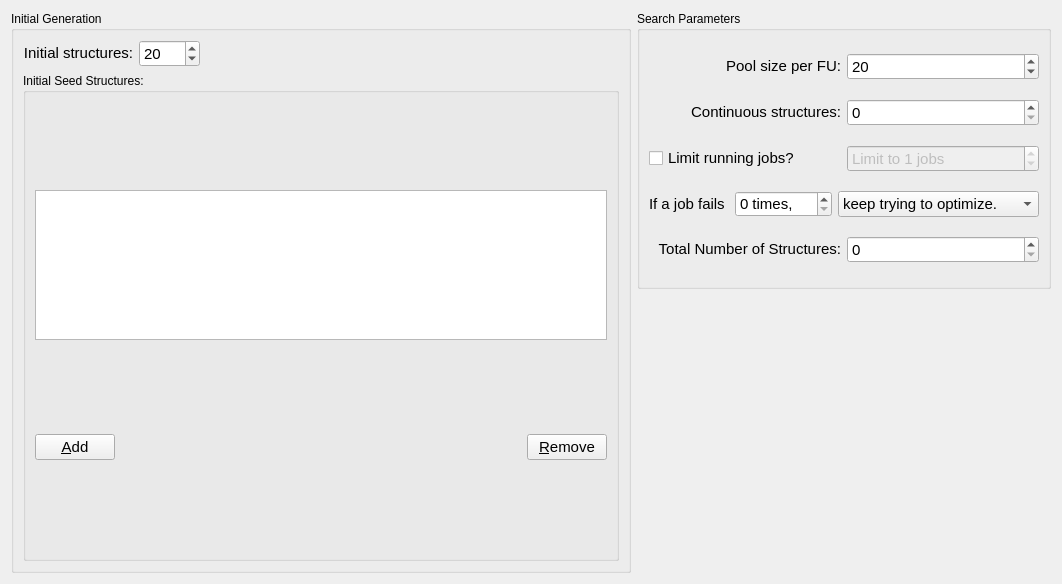
<?xml version="1.0" encoding="UTF-8"?>
<ui version="4.0">
 <class>TabMolecularOpt</class>
 <widget class="QWidget" name="TabMolecularOpt">
  <property name="geometry">
   <rect>
    <x>0</x>
    <y>0</y>
    <width>1062</width>
    <height>584</height>
   </rect>
  </property>
  <property name="windowTitle">
   <string>Form</string>
  </property>
  <layout class="QGridLayout" name="gridLayout_10">
   <item row="0" column="0" rowspan="2">
    <widget class="QGroupBox" name="groupBox_3">
     <property name="sizePolicy">
      <sizepolicy hsizetype="Preferred" vsizetype="MinimumExpanding">
       <horstretch>0</horstretch>
       <verstretch>0</verstretch>
      </sizepolicy>
     </property>
     <property name="title">
      <string>Initial Generation</string>
     </property>
     <layout class="QGridLayout" name="gridLayout_12">
      <item row="0" column="1">
       <widget class="QSpinBox" name="spin_numInitial">
        <property name="sizePolicy">
         <sizepolicy hsizetype="Maximum" vsizetype="Fixed">
          <horstretch>0</horstretch>
          <verstretch>0</verstretch>
         </sizepolicy>
        </property>
        <property name="minimumSize">
         <size>
          <width>0</width>
          <height>21</height>
         </size>
        </property>
        <property name="font">
         <font>
          <pointsize>11</pointsize>
         </font>
        </property>
        <property name="toolTip">
         <string>Number of initial structures to use in first generation.
</string>
        </property>
        <property name="maximum">
         <number>9999</number>
        </property>
        <property name="value">
         <number>20</number>
        </property>
       </widget>
      </item>
      <item row="0" column="2">
       <spacer name="horizontalSpacer_3">
        <property name="orientation">
         <enum>Qt::Horizontal</enum>
        </property>
        <property name="sizeHint" stdset="0">
         <size>
          <width>132</width>
          <height>20</height>
         </size>
        </property>
       </spacer>
      </item>
      <item row="0" column="0">
       <widget class="QLabel" name="label_9">
        <property name="sizePolicy">
         <sizepolicy hsizetype="Fixed" vsizetype="Fixed">
          <horstretch>0</horstretch>
          <verstretch>0</verstretch>
         </sizepolicy>
        </property>
        <property name="font">
         <font>
          <pointsize>11</pointsize>
         </font>
        </property>
        <property name="toolTip">
         <string>Number of initial structures / number of structures to keep in queue for continuous mode.

Default: 20
</string>
        </property>
        <property name="text">
         <string>Initial structures:</string>
        </property>
        <property name="alignment">
         <set>Qt::AlignRight|Qt::AlignTrailing|Qt::AlignVCenter</set>
        </property>
        <property name="buddy">
         <cstring>spin_numInitial</cstring>
        </property>
       </widget>
      </item>
      <item row="1" column="0" colspan="3">
       <widget class="QGroupBox" name="groupBox_2">
        <property name="title">
         <string>Initial Seed Structures:</string>
        </property>
        <layout class="QGridLayout" name="gridLayout_3">
         <item row="0" column="0" colspan="3">
          <widget class="QListWidget" name="list_seeds">
           <property name="sizePolicy">
            <sizepolicy hsizetype="MinimumExpanding" vsizetype="MinimumExpanding">
             <horstretch>0</horstretch>
             <verstretch>0</verstretch>
            </sizepolicy>
           </property>
           <property name="maximumSize">
            <size>
             <width>16777215</width>
             <height>150</height>
            </size>
           </property>
           <property name="font">
            <font>
             <pointsize>11</pointsize>
            </font>
           </property>
           <property name="toolTip">
            <string>Load any initial seed structures here.</string>
           </property>
          </widget>
         </item>
         <item row="1" column="0">
          <widget class="QPushButton" name="push_addSeed">
           <property name="sizePolicy">
            <sizepolicy hsizetype="Fixed" vsizetype="Fixed">
             <horstretch>0</horstretch>
             <verstretch>0</verstretch>
            </sizepolicy>
           </property>
           <property name="font">
            <font>
             <pointsize>11</pointsize>
            </font>
           </property>
           <property name="text">
            <string>&amp;Add</string>
           </property>
          </widget>
         </item>
         <item row="1" column="2">
          <widget class="QPushButton" name="push_removeSeed">
           <property name="sizePolicy">
            <sizepolicy hsizetype="Fixed" vsizetype="Fixed">
             <horstretch>0</horstretch>
             <verstretch>0</verstretch>
            </sizepolicy>
           </property>
           <property name="font">
            <font>
             <pointsize>11</pointsize>
            </font>
           </property>
           <property name="text">
            <string>&amp;Remove</string>
           </property>
          </widget>
         </item>
         <item row="1" column="1">
          <spacer name="horizontalSpacer">
           <property name="orientation">
            <enum>Qt::Horizontal</enum>
           </property>
           <property name="sizeHint" stdset="0">
            <size>
             <width>40</width>
             <height>20</height>
            </size>
           </property>
          </spacer>
         </item>
        </layout>
       </widget>
      </item>
     </layout>
    </widget>
   </item>
   <item row="0" column="1">
    <widget class="QGroupBox" name="groupBox_4">
     <property name="title">
      <string>Search Parameters</string>
     </property>
     <layout class="QGridLayout" name="gridLayout_8">
      <item row="0" column="0">
       <widget class="QLabel" name="label_26">
        <property name="sizePolicy">
         <sizepolicy hsizetype="Preferred" vsizetype="Fixed">
          <horstretch>0</horstretch>
          <verstretch>0</verstretch>
         </sizepolicy>
        </property>
        <property name="font">
         <font>
          <pointsize>11</pointsize>
         </font>
        </property>
        <property name="toolTip">
         <string>Number of structures to be considered for genetic operations.

Structures are chosen for genetic operations based on a weighted probability list, such that the lowest enthalpy structures have the greatest probability of being chosen. The number specified here is used to determine how many of the lowest enthalpy structures will have a non-zero probability.

Default: 60</string>
        </property>
        <property name="text">
         <string>Pool size per FU:</string>
        </property>
        <property name="alignment">
         <set>Qt::AlignRight|Qt::AlignTrailing|Qt::AlignVCenter</set>
        </property>
        <property name="buddy">
         <cstring>spin_popSize</cstring>
        </property>
       </widget>
      </item>
      <item row="0" column="1">
       <widget class="QSpinBox" name="spin_popSize">
        <property name="sizePolicy">
         <sizepolicy hsizetype="Minimum" vsizetype="Fixed">
          <horstretch>0</horstretch>
          <verstretch>0</verstretch>
         </sizepolicy>
        </property>
        <property name="minimumSize">
         <size>
          <width>0</width>
          <height>21</height>
         </size>
        </property>
        <property name="font">
         <font>
          <pointsize>11</pointsize>
         </font>
        </property>
        <property name="toolTip">
         <string>Number of structures to be considered for genetic operations.

Structures are chosen for genetic operations based on a weighted probability list, such that the lowest enthalpy structures have the greatest probability of being chosen. The number specified here is used to determine how many of the lowest enthalpy structures will have a non-zero probability.

Default: 20</string>
        </property>
        <property name="maximum">
         <number>9999</number>
        </property>
        <property name="value">
         <number>20</number>
        </property>
       </widget>
      </item>
      <item row="1" column="0">
       <widget class="QLabel" name="label_genTotal">
        <property name="sizePolicy">
         <sizepolicy hsizetype="Preferred" vsizetype="Fixed">
          <horstretch>0</horstretch>
          <verstretch>0</verstretch>
         </sizepolicy>
        </property>
        <property name="font">
         <font>
          <pointsize>11</pointsize>
         </font>
        </property>
        <property name="toolTip">
         <string>How many structures are created for population &gt; 1. This has no effect in continuous mode.

Default: 10</string>
        </property>
        <property name="text">
         <string>Continuous structures:</string>
        </property>
        <property name="alignment">
         <set>Qt::AlignRight|Qt::AlignTrailing|Qt::AlignVCenter</set>
        </property>
        <property name="buddy">
         <cstring>spin_contStructs</cstring>
        </property>
       </widget>
      </item>
      <item row="1" column="1">
       <widget class="QSpinBox" name="spin_contStructs">
        <property name="sizePolicy">
         <sizepolicy hsizetype="Minimum" vsizetype="Fixed">
          <horstretch>0</horstretch>
          <verstretch>0</verstretch>
         </sizepolicy>
        </property>
        <property name="minimumSize">
         <size>
          <width>0</width>
          <height>21</height>
         </size>
        </property>
        <property name="font">
         <font>
          <pointsize>11</pointsize>
         </font>
        </property>
        <property name="toolTip">
         <string>Number of structures to be kept &quot;in progress&quot; after the initial generation.

This should depend on the resources available. If a running job limit is set below,

[running job limit] + 1

is a good value here.</string>
        </property>
       </widget>
      </item>
      <item row="2" column="0">
       <widget class="QCheckBox" name="cb_limitRunningJobs">
        <property name="sizePolicy">
         <sizepolicy hsizetype="Minimum" vsizetype="Fixed">
          <horstretch>0</horstretch>
          <verstretch>0</verstretch>
         </sizepolicy>
        </property>
        <property name="font">
         <font>
          <pointsize>11</pointsize>
         </font>
        </property>
        <property name="toolTip">
         <string>Check this box to set a limit on the number of jobs that are submitted for a local optimization at any given time.</string>
        </property>
        <property name="text">
         <string>Limit running jobs?</string>
        </property>
       </widget>
      </item>
      <item row="2" column="1">
       <widget class="QSpinBox" name="spin_runningJobLimit">
        <property name="enabled">
         <bool>false</bool>
        </property>
        <property name="sizePolicy">
         <sizepolicy hsizetype="Minimum" vsizetype="Fixed">
          <horstretch>0</horstretch>
          <verstretch>0</verstretch>
         </sizepolicy>
        </property>
        <property name="minimumSize">
         <size>
          <width>0</width>
          <height>21</height>
         </size>
        </property>
        <property name="font">
         <font>
          <pointsize>11</pointsize>
         </font>
        </property>
        <property name="toolTip">
         <string>Maximum number of simultaneous local optimizations allowed.</string>
        </property>
        <property name="suffix">
         <string> jobs</string>
        </property>
        <property name="prefix">
         <string>Limit to </string>
        </property>
        <property name="value">
         <number>1</number>
        </property>
       </widget>
      </item>
      <item row="3" column="0" colspan="2">
       <layout class="QHBoxLayout" name="horizontalLayout_2">
        <item>
         <widget class="QLabel" name="label_4">
          <property name="sizePolicy">
           <sizepolicy hsizetype="Fixed" vsizetype="Fixed">
            <horstretch>0</horstretch>
            <verstretch>0</verstretch>
           </sizepolicy>
          </property>
          <property name="font">
           <font>
            <pointsize>11</pointsize>
           </font>
          </property>
          <property name="text">
           <string>If a job fails </string>
          </property>
         </widget>
        </item>
        <item>
         <widget class="QSpinBox" name="spin_failLimit">
          <property name="sizePolicy">
           <sizepolicy hsizetype="Fixed" vsizetype="Fixed">
            <horstretch>0</horstretch>
            <verstretch>0</verstretch>
           </sizepolicy>
          </property>
          <property name="minimumSize">
           <size>
            <width>0</width>
            <height>21</height>
           </size>
          </property>
          <property name="font">
           <font>
            <pointsize>11</pointsize>
           </font>
          </property>
          <property name="suffix">
           <string> times,</string>
          </property>
          <property name="maximum">
           <number>100</number>
          </property>
         </widget>
        </item>
        <item>
         <widget class="QComboBox" name="combo_failAction">
          <property name="sizePolicy">
           <sizepolicy hsizetype="Preferred" vsizetype="Fixed">
            <horstretch>0</horstretch>
            <verstretch>0</verstretch>
           </sizepolicy>
          </property>
          <property name="minimumSize">
           <size>
            <width>0</width>
            <height>21</height>
           </size>
          </property>
          <property name="font">
           <font>
            <pointsize>11</pointsize>
           </font>
          </property>
          <property name="toolTip">
           <string>Either keep trying to optimize, kill, or randomize individuals that fail more than the specified number of times.</string>
          </property>
          <item>
           <property name="text">
            <string>keep trying to optimize.</string>
           </property>
          </item>
          <item>
           <property name="text">
            <string>kill the structure.</string>
           </property>
          </item>
          <item>
           <property name="text">
            <string>replace with random.</string>
           </property>
          </item>
          <item>
           <property name="text">
            <string>replace with new offspring.</string>
           </property>
          </item>
         </widget>
        </item>
       </layout>
      </item>
      <item row="4" column="0">
       <widget class="QLabel" name="label_12">
        <property name="sizePolicy">
         <sizepolicy hsizetype="Preferred" vsizetype="Fixed">
          <horstretch>0</horstretch>
          <verstretch>0</verstretch>
         </sizepolicy>
        </property>
        <property name="font">
         <font>
          <pointsize>11</pointsize>
         </font>
        </property>
        <property name="text">
         <string>Total Number of Structures:</string>
        </property>
        <property name="alignment">
         <set>Qt::AlignRight|Qt::AlignTrailing|Qt::AlignVCenter</set>
        </property>
       </widget>
      </item>
      <item row="4" column="1">
       <widget class="QSpinBox" name="spin_cutoff">
        <property name="sizePolicy">
         <sizepolicy hsizetype="Minimum" vsizetype="Fixed">
          <horstretch>0</horstretch>
          <verstretch>0</verstretch>
         </sizepolicy>
        </property>
        <property name="minimumSize">
         <size>
          <width>0</width>
          <height>21</height>
         </size>
        </property>
        <property name="font">
         <font>
          <pointsize>11</pointsize>
         </font>
        </property>
        <property name="maximum">
         <number>100000</number>
        </property>
       </widget>
      </item>
     </layout>
    </widget>
   </item>
  </layout>
 </widget>
 <tabstops>
  <tabstop>spin_numInitial</tabstop>
  <tabstop>list_seeds</tabstop>
  <tabstop>push_addSeed</tabstop>
  <tabstop>push_removeSeed</tabstop>
  <tabstop>spin_popSize</tabstop>
  <tabstop>spin_contStructs</tabstop>
  <tabstop>cb_limitRunningJobs</tabstop>
  <tabstop>spin_runningJobLimit</tabstop>
  <tabstop>spin_failLimit</tabstop>
  <tabstop>combo_failAction</tabstop>
  <tabstop>spin_cutoff</tabstop>
 </tabstops>
 <resources/>
 <connections>
  <connection>
   <sender>cb_limitRunningJobs</sender>
   <signal>toggled(bool)</signal>
   <receiver>spin_runningJobLimit</receiver>
   <slot>setEnabled(bool)</slot>
   <hints>
    <hint type="sourcelabel">
     <x>635</x>
     <y>152</y>
    </hint>
    <hint type="destinationlabel">
     <x>669</x>
     <y>184</y>
    </hint>
   </hints>
  </connection>
 </connections>
</ui>
